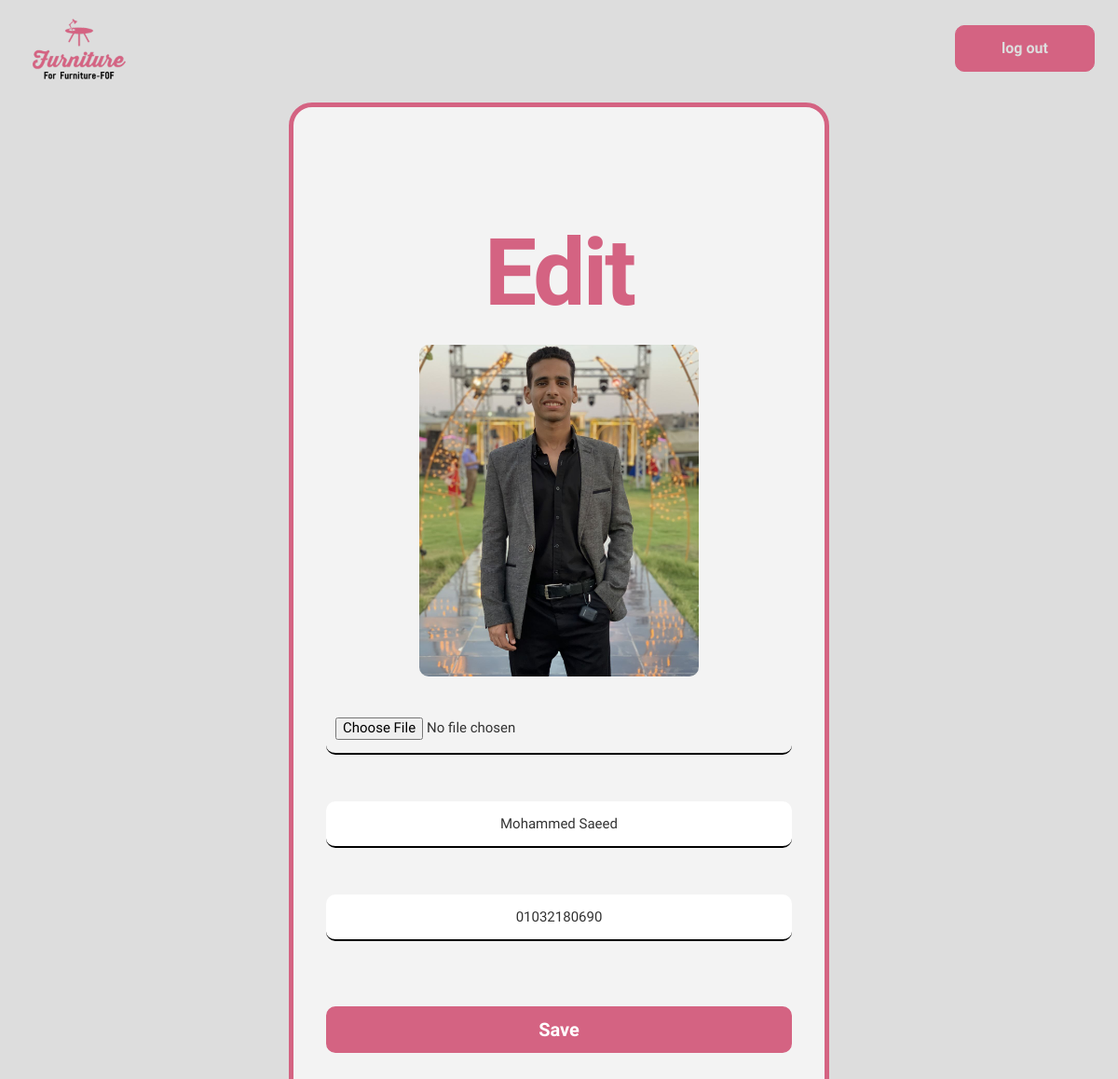
/main/customers-edit.php?id=1 (signed in), run on the app's committed database.
### tables this page shows
CREATE TABLE IF NOT EXISTS `customers` (
  `id` int(11) NOT NULL AUTO_INCREMENT,
  `image` varchar(255) NOT NULL DEFAULT 'profile.png',
  `phone` varchar(20) NOT NULL,
  `name` varchar(255) NOT NULL,
  `active` tinyint(4) NOT NULL DEFAULT '1',
  PRIMARY KEY (`id`)
);

### basic.php (called while the page is built, shortened)
<?php
$project_logo="img/logo.png";
?>

### functions/customers-functions.php (called while the page is built, shortened)
<?php
function customers_edit($id){
    global $conn;
    $sql = "SELECT * FROM customers WHERE id='$id'";
    $data = mysqli_query($conn, $sql);
    $row = mysqli_fetch_assoc($data);
    return $row;
  };
 ?>

### main/customers-edit.php (the view, shortened to what this page needs)
<?php include "../basic.php";
$data=customers_edit($_GET["id"]);
?>
 <!DOCTYPE html>
 <html lang="en">
 <head>
    <link rel="stylesheet" href="../css/styles.css">
    <link rel="stylesheet" href="../css/normalize.css">
    <link rel="stylesheet" href="../css/all.min.css">
 </head>
 <body>
   <div class="header">
        <div class="container">
            <img class="logo" src="../<?php echo "$project_logo";?>" alt="">
            <div>
                <a href="sign-out.php"><button class="sign-btn">log out</button></a>
            </div>
        </div>
    </div>
    <div class="form">
      <div class="container">
            <div class="form-new">
                <h2 class="special-heading">Edit</h2>
                <form method="POST" action="customers-edit.php" enctype="multipart/form-data">
                    <img src="../img/<?php echo $data["image"] ?>" alt="">
                    <input type="file" name="image">
                    <input type="text" value="<?php echo $data["name"] ?>" name="name" required>
                    <input type="text" value="<?php echo $data["phone"] ?>" name="phone">
                    <button type="submit" name="save_bt">Save</button>
                </form>
            </div>
    </div>
    </div>
 </body>
 </html>

### css/styles.css (style rules this page uses)
* { -webkit-box-sizing: border-box; -moz-box-sizing: border-box; box-sizing: border-box; }
body { font-family: 'Work Sans', sans-serif; background-color: #d46382; }
html { scroll-behavior: smooth; }
.container { padding-left: 15px; padding-right: 15px; margin-left: auto; margin-right: auto; }
@media (min-width: 768px) { .container { width:750px; } }
@media (min-width: 992px) { .container { width:970px; } }
@media (min-width: 1200px) { .container { width:1170px; } }
.header { padding: 20px; background-color: #ddd; }
.header .container { display: flex; justify-content: space-between; align-items: center; }
.header .logo { width:100px; }
.sign-btn { background-color: #d46382; width: 150px; height: 50px; border:#d46382 solid 1px; border-radius: 10px; color: #ddd; font-weight: bold; }
.special-heading { color:#ebeced; font-size: 100px; text-align: center; font-weight: 800; letter-spacing: -3px; margin: 0; }
.form { padding-bottom: 5px; padding-top: 5px; }
.form .container { padding-top: 60px; width: 580px; border-radius: 25px; background-color: #f3f3f3; border: 5px solid #d46382; box-shadow: 0, 0, 2000px black; }
.form-new { padding-top: 60px; padding-bottom: 60px; text-align: center; }
.form-new input { margin-bottom: 50px; width: 500px; height: 50px; border: none; font-size: 15px; color: #333; border-radius: 10px; padding: 10px; text-align: center; border-bottom: 2px solid black; }
.form-new button { width: 500px; height: 50px; border: 2px solid #d46382; border-radius: 10px; padding: 10px; text-align: center; background-color: #d46382; font-weight: 800; color: white; font-size: 20px; margin-top: 20px; margin-bottom: 20px; }
.form-new img { width: 300px; border-radius: 10px; margin-bottom: 30px; }
.form .container .form-new .special-heading { color:#d46382; margin-bottom: 20px; }

### main/customers-edit.php (style rules this page uses)
body { background-color:#ddd; }

### data on the page
customers: image (picture), name "Mohammed Saeed", phone "01032180690"
